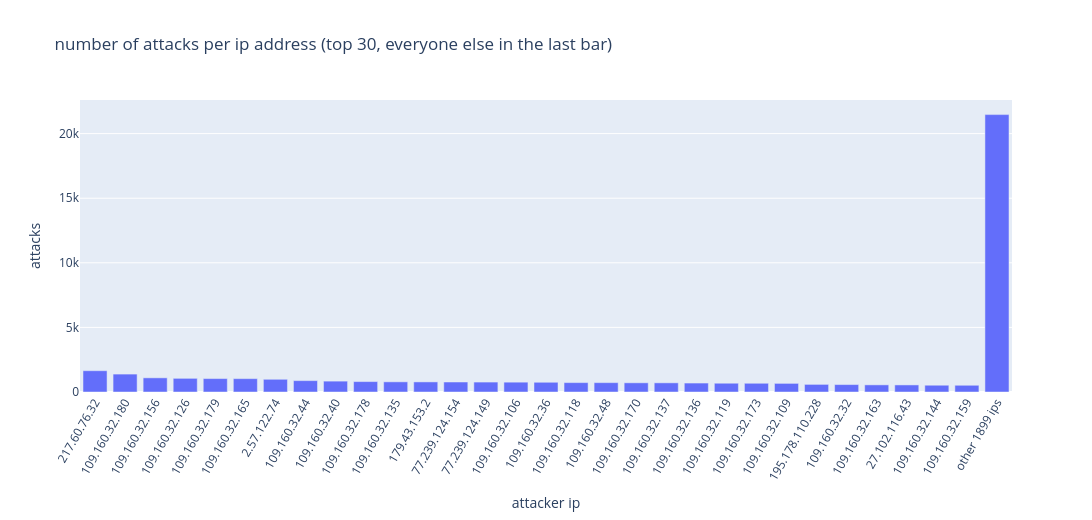
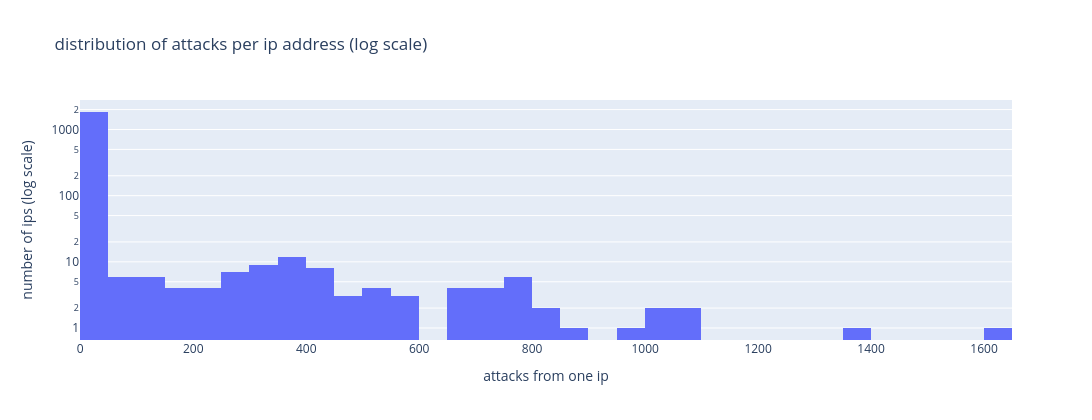

The notebook cell saved with these charts, in order:
### Code cell
# attacks per ip, top 30 addresses. the rest are summed into one bar
TOP_IPS = 30
top = ip_counts.head(TOP_IPS)
rest = ip_counts.iloc[TOP_IPS:].sum()
bars = pd.concat([top, pd.Series({f"other {len(ip_counts) - TOP_IPS} ips": rest})])
fig_ip_counts = px.bar(
    x=bars.index,
    y=bars.values,
    labels={"x": "attacker ip", "y": "attacks"},
    title=f"number of attacks per ip address (top {TOP_IPS}, everyone else in the last bar)",
)
fig_ip_counts.update_layout(width=1300, height=520, xaxis_tickangle=-60)
fig_ip_counts.show()

# how many ips made 1 attack, 2 attacks, and so on
fig_ip_hist = px.histogram(
    x=ip_counts.values,
    nbins=60,
    log_y=True,
    labels={"x": "attacks from one ip", "y": "ips"},
    title="distribution of attacks per ip address (log scale)",
)
fig_ip_hist.update_layout(width=1300, height=420, yaxis_title="number of ips (log scale)")
fig_ip_hist.show()

### Figure 1 — Plotly figure (JSON) as saved in the notebook; plotly's stock layout.template omitted (floating-point values rounded to 4 significant figures)
{"data": [{"hovertemplate": "attacker ip=%{x}<br>attacks=%{y}<extra></extra>", "legendgroup": "", "marker": {"color": "#636efa", "pattern": {"shape": ""}}, "name": "", "orientation": "v", "showlegend": false, "textposition": "auto", "type": "bar", "x": ["217.60.76.32", "109.160.32.180", "109.160.32.156", "109.160.32.126", "109.160.32.179", "109.160.32.165", "2.57.122.74", "109.160.32.44", "109.160.32.40", "109.160.32.178", "109.160.32.135", "179.43.153.2", "77.239.124.154", "77.239.124.149", "109.160.32.106", "109.160.32.36", "109.160.32.118", "109.160.32.48", "109.160.32.170", "109.160.32.137", "109.160.32.136", "109.160.32.119", "109.160.32.173", "109.160.32.109", "195.178.110.228", "109.160.32.32", "109.160.32.163", "27.102.116.43", "109.160.32.144", "109.160.32.159", "other 1899 ips"], "xaxis": "x", "y": [1648, 1386, 1097, 1057, 1039, 1033, 984, 880, 841, 806, 787, 782, 774, 769, 761, 753, 727, 724, 711, 709, 693, 679, 676, 667, 589, 575, 553, 547, 524, 521, 21472], "yaxis": "y"}], "layout": {"barmode": "relative", "height": 520, "legend": {"tracegroupgap": 0}, "title": {"text": "number of attacks per ip address (top 30, everyone else in the last bar)"}, "width": 1300, "xaxis": {"anchor": "y", "domain": [0.0, 1.0], "tickangle": -60, "title": {"text": "attacker ip"}}, "yaxis": {"anchor": "x", "domain": [0.0, 1.0], "title": {"text": "attacks"}}}}

### Figure 2 — Plotly figure (JSON) as saved in the notebook; plotly's stock layout.template omitted (floating-point values rounded to 4 significant figures; data arrays with more than 128 entries replaced by an {"elided": "..."} marker saying what was removed)
{"data": [{"bingroup": "x", "hovertemplate": "attacks from one ip=%{x}<br>count=%{y}<extra></extra>", "legendgroup": "", "marker": {"color": "#636efa", "pattern": {"shape": ""}}, "name": "", "nbinsx": 60, "orientation": "v", "showlegend": false, "type": "histogram", "x": {"elided": "1929 int values"}, "xaxis": "x", "yaxis": "y"}], "layout": {"barmode": "relative", "height": 420, "legend": {"tracegroupgap": 0}, "title": {"text": "distribution of attacks per ip address (log scale)"}, "width": 1300, "xaxis": {"anchor": "y", "domain": [0.0, 1.0], "title": {"text": "attacks from one ip"}}, "yaxis": {"anchor": "x", "domain": [0.0, 1.0], "title": {"text": "number of ips (log scale)"}, "type": "log"}}}
